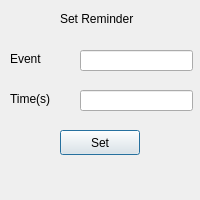
<?xml version="1.0" encoding="UTF-8"?>
<ui version="4.0">
 <class>Dialog</class>
 <widget class="QDialog" name="Dialog">
  <property name="geometry">
   <rect>
    <x>0</x>
    <y>0</y>
    <width>200</width>
    <height>200</height>
   </rect>
  </property>
  <property name="minimumSize">
   <size>
    <width>200</width>
    <height>200</height>
   </size>
  </property>
  <property name="maximumSize">
   <size>
    <width>200</width>
    <height>200</height>
   </size>
  </property>
  <property name="windowTitle">
   <string>Reminder</string>
  </property>
  <widget class="QLabel" name="label">
   <property name="geometry">
    <rect>
     <x>10</x>
     <y>50</y>
     <width>58</width>
     <height>17</height>
    </rect>
   </property>
   <property name="text">
    <string>Event</string>
   </property>
  </widget>
  <widget class="QLineEdit" name="Eventname">
   <property name="geometry">
    <rect>
     <x>80</x>
     <y>50</y>
     <width>113</width>
     <height>21</height>
    </rect>
   </property>
  </widget>
  <widget class="QLineEdit" name="Time">
   <property name="geometry">
    <rect>
     <x>80</x>
     <y>90</y>
     <width>113</width>
     <height>21</height>
    </rect>
   </property>
  </widget>
  <widget class="QLabel" name="label_2">
   <property name="geometry">
    <rect>
     <x>10</x>
     <y>90</y>
     <width>58</width>
     <height>17</height>
    </rect>
   </property>
   <property name="text">
    <string>Time(s)</string>
   </property>
  </widget>
  <widget class="QPushButton" name="setButton">
   <property name="geometry">
    <rect>
     <x>60</x>
     <y>130</y>
     <width>80</width>
     <height>25</height>
    </rect>
   </property>
   <property name="text">
    <string>Set</string>
   </property>
  </widget>
  <widget class="QLabel" name="label_3">
   <property name="geometry">
    <rect>
     <x>60</x>
     <y>10</y>
     <width>101</width>
     <height>17</height>
    </rect>
   </property>
   <property name="text">
    <string>Set Reminder</string>
   </property>
  </widget>
 </widget>
 <resources/>
 <connections/>
</ui>
